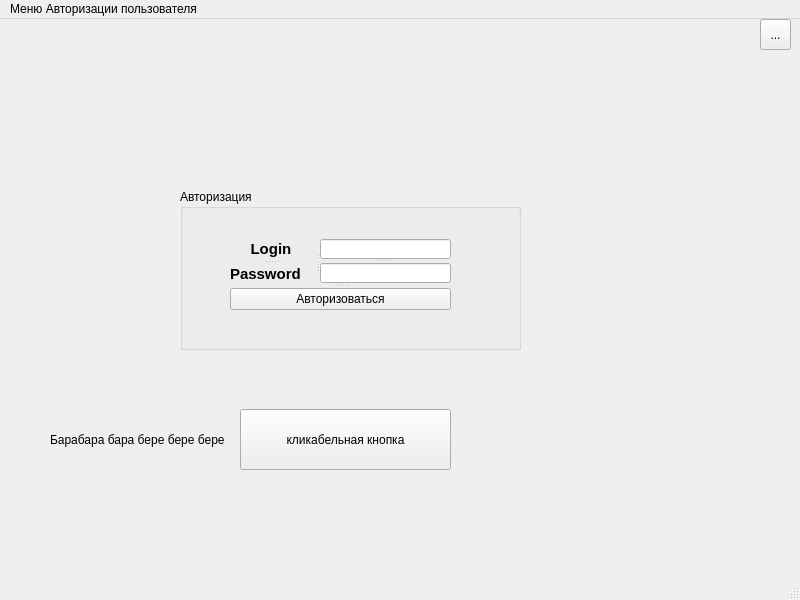
<?xml version="1.0" encoding="UTF-8"?>
<ui version="4.0">
 <class>MainWindow</class>
 <widget class="QMainWindow" name="MainWindow">
  <property name="geometry">
   <rect>
    <x>0</x>
    <y>0</y>
    <width>800</width>
    <height>600</height>
   </rect>
  </property>
  <property name="windowTitle">
   <string>MainWindow</string>
  </property>
  <widget class="QWidget" name="centralwidget">
   <widget class="QPushButton" name="Chebupel">
    <property name="geometry">
     <rect>
      <x>240</x>
      <y>390</y>
      <width>211</width>
      <height>61</height>
     </rect>
    </property>
    <property name="text">
     <string>кликабельная кнопка</string>
    </property>
    <property name="checkable">
     <bool>false</bool>
    </property>
   </widget>
   <widget class="QLabel" name="label">
    <property name="geometry">
     <rect>
      <x>50</x>
      <y>400</y>
      <width>191</width>
      <height>41</height>
     </rect>
    </property>
    <property name="text">
     <string>Барабара бара бере бере бере</string>
    </property>
   </widget>
   <widget class="QToolButton" name="toolButton">
    <property name="geometry">
     <rect>
      <x>760</x>
      <y>0</y>
      <width>31</width>
      <height>31</height>
     </rect>
    </property>
    <property name="text">
     <string>...</string>
    </property>
   </widget>
   <widget class="QGroupBox" name="groupBox">
    <property name="geometry">
     <rect>
      <x>180</x>
      <y>170</y>
      <width>341</width>
      <height>161</height>
     </rect>
    </property>
    <property name="whatsThis">
     <string>&lt;html&gt;&lt;head/&gt;&lt;body&gt;&lt;p&gt;&lt;span style=&quot; font-size:12pt; font-weight:700;&quot;&gt;Авторизация&lt;/span&gt;&lt;/p&gt;&lt;/body&gt;&lt;/html&gt;</string>
    </property>
    <property name="title">
     <string>Авторизация</string>
    </property>
    <widget class="QSplitter" name="splitter_8">
     <property name="geometry">
      <rect>
       <x>50</x>
       <y>50</y>
       <width>221</width>
       <height>71</height>
      </rect>
     </property>
     <property name="orientation">
      <enum>Qt::Vertical</enum>
     </property>
     <widget class="QSplitter" name="splitter_7">
      <property name="orientation">
       <enum>Qt::Horizontal</enum>
      </property>
      <widget class="QSplitter" name="splitter_2">
       <property name="orientation">
        <enum>Qt::Vertical</enum>
       </property>
       <widget class="QLabel" name="log">
        <property name="text">
         <string>&lt;html&gt;&lt;head/&gt;&lt;body&gt;&lt;p align=&quot;center&quot;&gt;&lt;span style=&quot; font-size:11pt; font-weight:700;&quot;&gt;Login &lt;/span&gt;&lt;/p&gt;&lt;/body&gt;&lt;/html&gt;</string>
        </property>
       </widget>
       <widget class="QLabel" name="pas">
        <property name="text">
         <string>&lt;html&gt;&lt;head/&gt;&lt;body&gt;&lt;p&gt;&lt;span style=&quot; font-size:11pt; font-weight:700;&quot;&gt;Password&lt;/span&gt;&lt;/p&gt;&lt;/body&gt;&lt;/html&gt;</string>
        </property>
       </widget>
      </widget>
      <widget class="QSplitter" name="splitter">
       <property name="orientation">
        <enum>Qt::Vertical</enum>
       </property>
       <widget class="QLineEdit" name="login"/>
       <widget class="QLineEdit" name="pass"/>
      </widget>
     </widget>
     <widget class="QPushButton" name="pushButton">
      <property name="whatsThis">
       <string>&lt;html&gt;&lt;head/&gt;&lt;body&gt;&lt;p align=&quot;center&quot;&gt;&lt;span style=&quot; font-size:12pt; font-weight:700;&quot;&gt;Авторизоваться&lt;/span&gt;&lt;/p&gt;&lt;/body&gt;&lt;/html&gt;</string>
      </property>
      <property name="text">
       <string>Авторизоваться</string>
      </property>
     </widget>
    </widget>
   </widget>
  </widget>
  <widget class="QMenuBar" name="menubar">
   <property name="geometry">
    <rect>
     <x>0</x>
     <y>0</y>
     <width>800</width>
     <height>22</height>
    </rect>
   </property>
   <widget class="QMenu" name="menu">
    <property name="title">
     <string>Меню Авторизации пользователя</string>
    </property>
    <addaction name="separator"/>
   </widget>
   <addaction name="menu"/>
  </widget>
  <widget class="QStatusBar" name="statusbar"/>
 </widget>
 <resources/>
 <connections/>
</ui>
